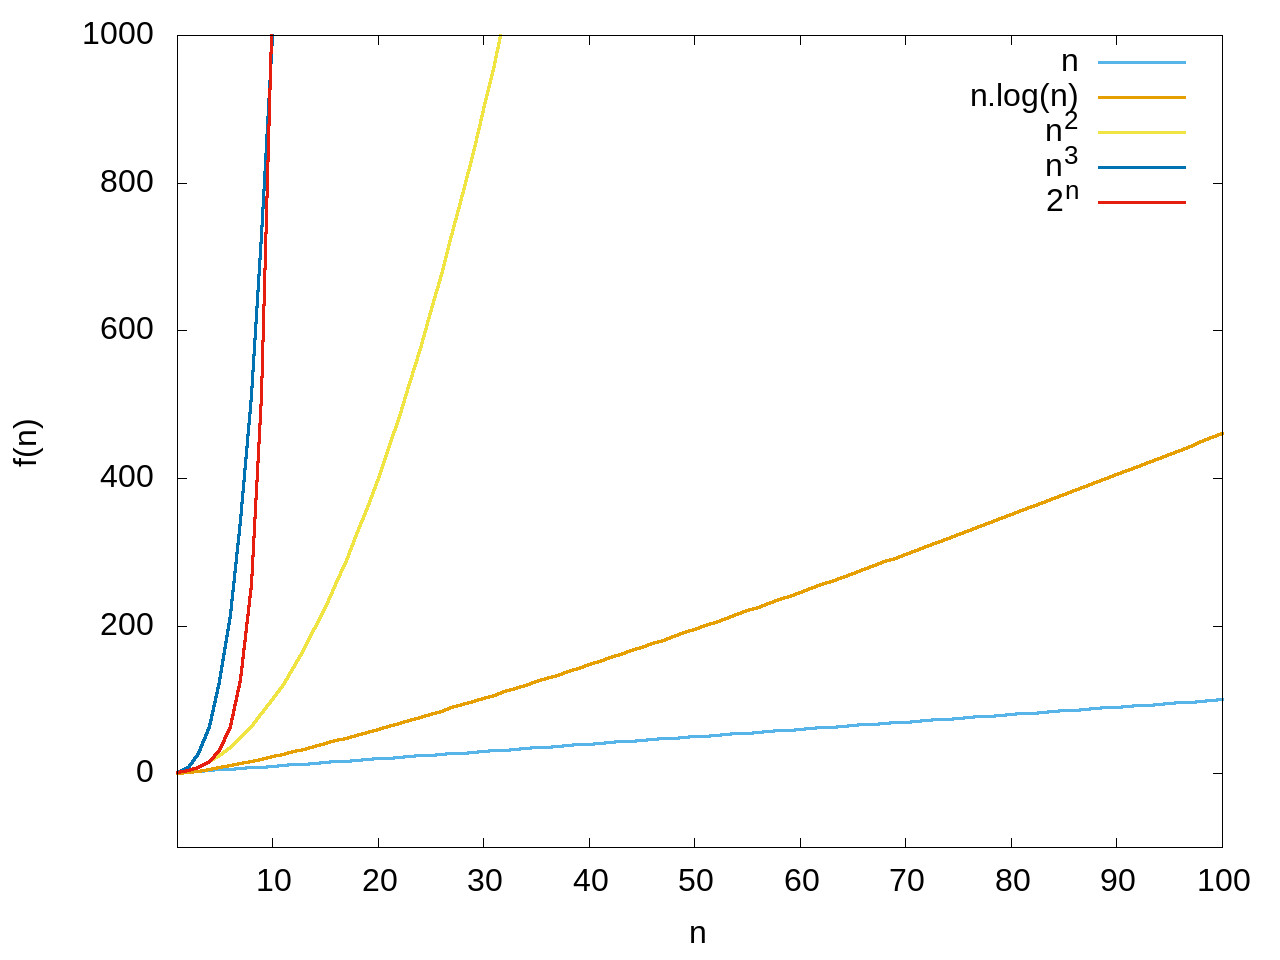

Reproduce this figure in gnuplot.
set terminal jpeg enhanced size 1280,960 font "arial,24.0"
set output "grupo2.jpg"
set xlabel "n"
set ylabel "f(n)"
plot [n=1:100][-100:1000] n        with lines lw 3 lt 3 title "n", \
                          n*log(n) with lines lw 3 lt 4 title "n.log(n)", \
                          n**2     with lines lw 3 lt 5 title "n^2", \
                          n**3     with lines lw 3 lt 6 title "n^3", \
                          2**n     with lines lw 3 lt 7 title "2^n"
